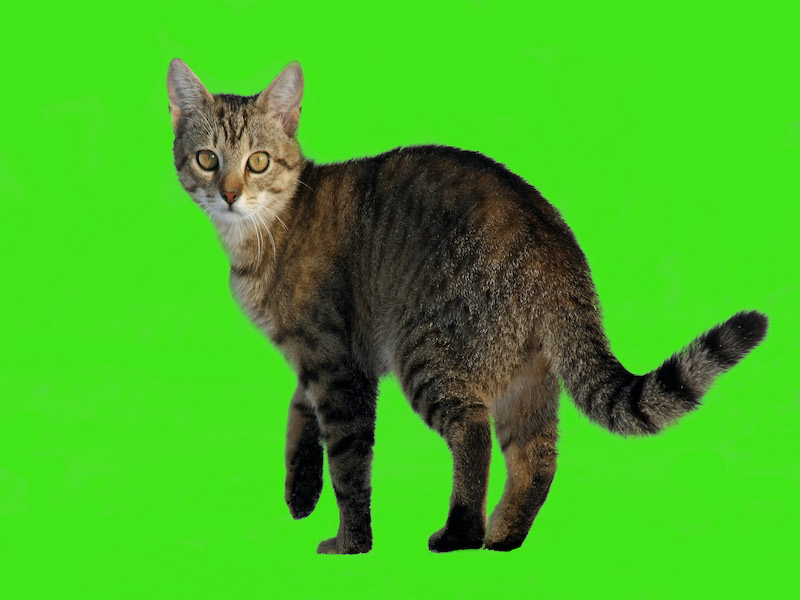
#> input picture Finished_Stuff_110/cat.jpg, 800 x 600 px
$ python week07_prove.py
#> lines starting #> are read from the running program, lines starting #| are printed output that depends on the picture
from PIL import Image

pic1 = Image.open('cat.jpg')
#> pic1 is the input picture: PIL image 800x600 RGB; mean R, G, B 68, 182.9, 32.4
import webbrowser
import time
num = int(input('Pick a number between 1 and 5 to see where our cat will go today\n'))
#> the answer given: 1
location = 'beach.jpg'
if num == 1:
    location = 'beach.jpg'
elif num== 2:
    location = 'desert.jpg'
elif num == 3:
    location = 'field.jpg'
elif num == 4:
    location = 'earth.jpg'
else:
    location = 'snowscape.jpg'


pic2 = Image.open(f'{location}')
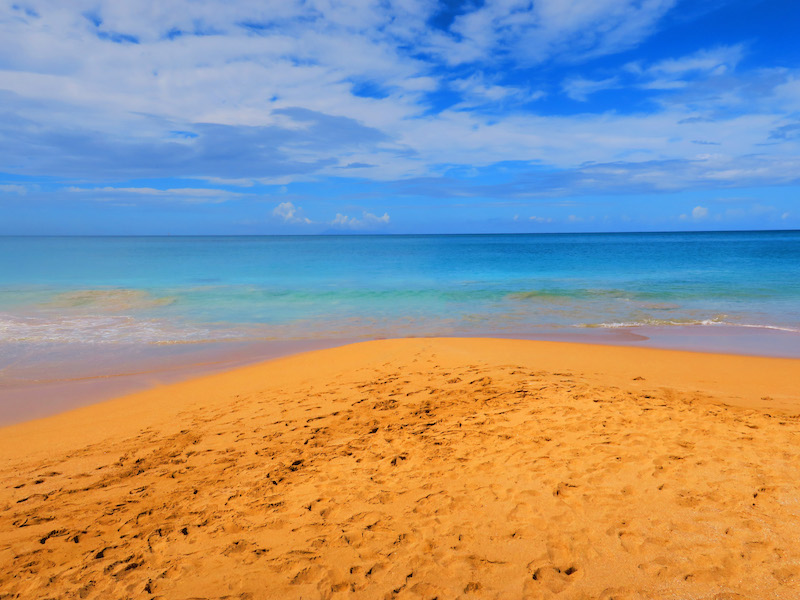
#> input picture Finished_Stuff_110/beach.jpg, 800 x 600 px
#> pic2 is the input picture: PIL image 800x600 RGB; mean R, G, B 152.6, 148, 143.9

pixel2 = pic2.load()

# pic1 = pic1.rotate(45)

# pic2 = pic2.rotate(-45)

pixel = pic1.load()

r,g,b = pixel[0,0]
#> r = 66; g = 229; b = 24

r2,g2,b2 = pixel2[0,0]
#> r2 = 160; g2 = 177; b2 = 207

width,height = pic1.size
#> width = 800; height = 600

count=0
count1=0


while count < width and count1 < height :

    r,g,b = pixel[count,count1]
    r2,g2,b2 = pixel2[count,count1]

    if r<130 and g>150 and b<110:

        pixel[count,count1] = (r2,g2,b2)
        count = count + 1


    else:
        count = count+1

    if count == width:
            count = 0
            count1 =count1 + 1
#> this loop made 480000 passes
#> (r2, g2, b2) on passes 1 to 12: (160, 177, 207), (157, 176, 208), (156, 175, 207), (155, 175, 208), (153, 176, 210), (152, 175, 209), (150, 174, 210), (149, 173, 209), (147, 171, 205), (148, 172, 208), (148, 172, 208), (146, 170, 208)

pic1.save('pic3.jpg')
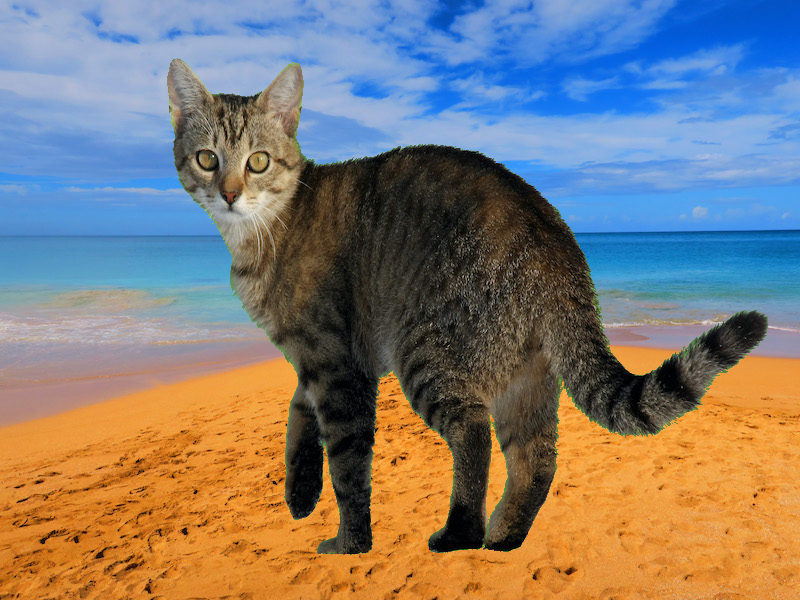
#> saved as pic3.jpg: PIL image 800x600 RGB; mean R, G, B 129.4, 123.4, 118

pic3 = Image.open('pic3.jpg')
pic3.show()
